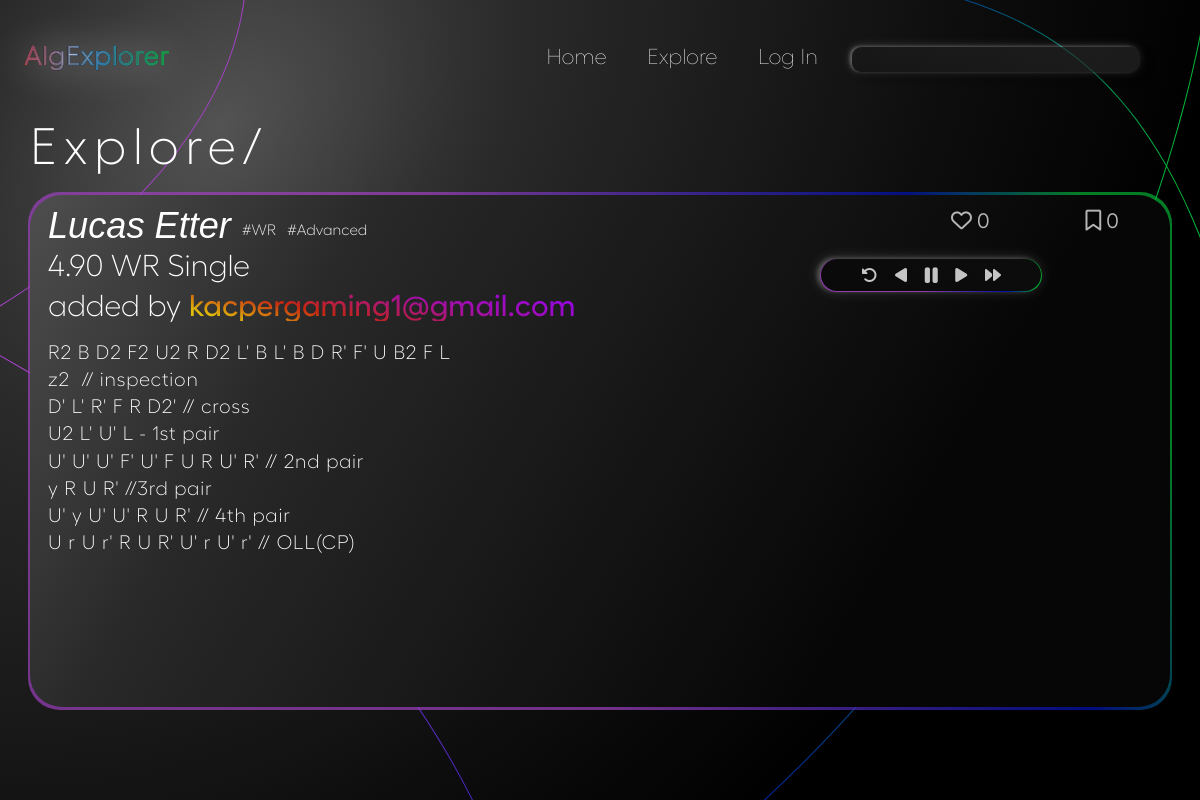
The app's page /solves/069ad188-95f2-4208-83c9-fd70be5ee9b4/, older data.
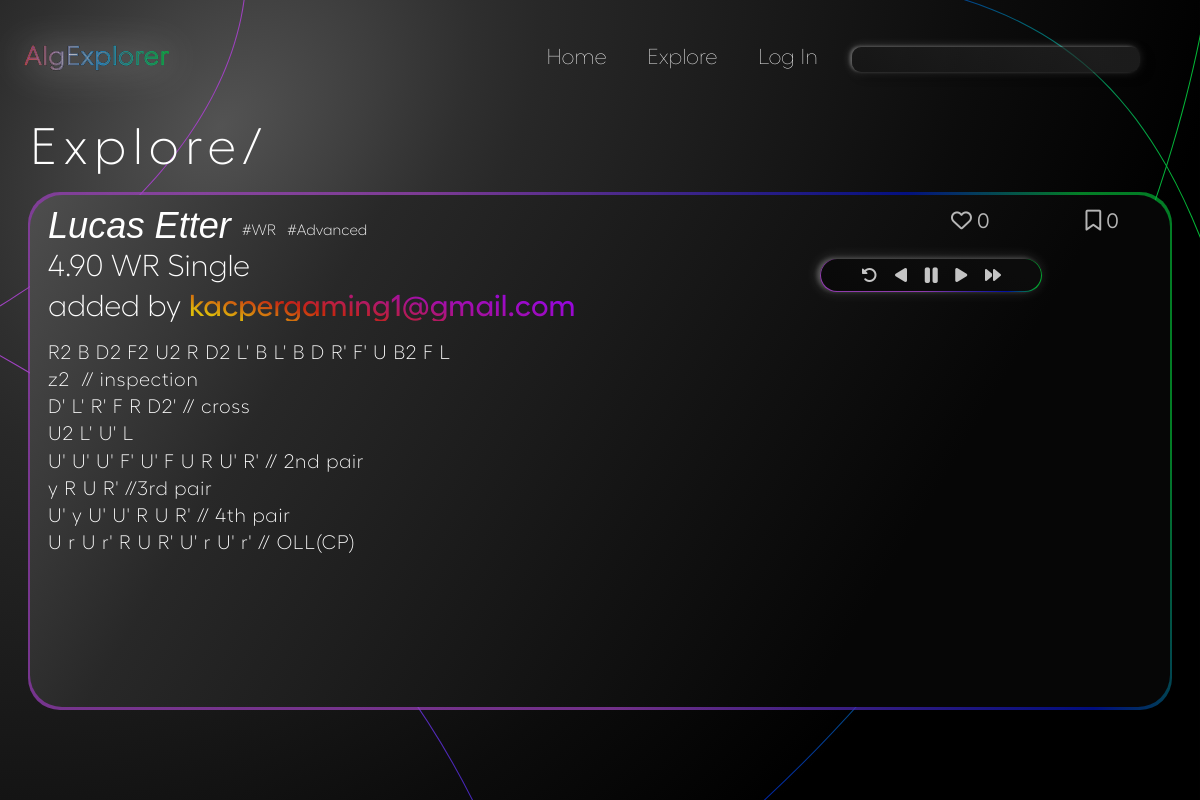
The same page, newer data.
### algorithms/models.py (models this page shows, shortened)
class Algorithm(models.Model):
    id = models.UUIDField(default=uuid.uuid4, unique=True, primary_key=True, editable=False)
    date_added = models.DateTimeField(auto_now_add=True)
    owner = models.ForeignKey(Profile, null=True, blank=True, on_delete=models.CASCADE)
    solver = models.CharField(max_length=50)
    description = models.CharField(null=True, blank=True, max_length=50, default="-")
    scramble = models.CharField(default="", max_length=100, null=False, validators=[
        RegexValidator(
            regex = r"^([RLUDFBMESrludfbxyz]{1}([2]|[']|2')? +)*([RLUDFBMESrludfbxyz]{1}([2]|[']|2')? *){1}$",
            message = "Invalid scramble.",
            code = "invalid_scramble"
        )
    ])
    content = models.TextField(max_length=1000, null=False, validators=[
        RegexValidator(
            regex = r"^( |\n|//[^\n]*)*([RLUDFBMESrludfbxyz]{1}([2]|[']|2')?( |\n|//[^\n]*)+)*([RLUDFBMESrludfbxyz]{1}([2]|[']|2')?( |\n|//[^\n]*)*){1}$",
            message = "Invalid solve.",
            code = "invalid_solve",
            flags = M
        )
    ])
    tags = models.ManyToManyField("Tag", blank=True, related_name="algs")
    cube_state = models.CharField(editable=False, max_length=54, default="wwwwwwwwwyyyyyyyyyrrrrrrrrrooooooooogggggggggbbbbbbbbb")
    image = models.ImageField(editable=False, null=True, blank=True, upload_to="algorithms/", default="algorithms/default.svg")
    users_hearts = models.ManyToManyField(Profile, blank=True, related_name="hearted_algs")
    users_saved = models.ManyToManyField(Profile, blank=True, related_name="saved_algs")
    heart_count = models.IntegerField(default=0, blank=True, null=True)
    saved_count = models.IntegerField(default=0, blank=True, null=True)
    class Meta:
        ordering = ['-heart_count', '-date_added']

### algorithms/views.py (the view)
# urls.py: path('solves/<str:pk>/', views.getAlg, name="alg"),
def getAlg(request, pk):
    try:
        alg = Algorithm.objects.get(id=pk)
    except ObjectDoesNotExist:
        return redirect('algs-main')
    curr_url = reverse('explore-algs')
    context = {'alg' : alg, 'curr_url' : curr_url, 'alltags' : Tag.objects.all(),}
    return render(request, 'algorithms/alg.html', context)

### algorithms/models.py (called while the page is built)
    def __str__(self):
        return self.name

### algorithms/templates/algorithms/alg.html (shortened to what this page needs)
{% extends 'main.html' %}
{% load static %}
{% block includes %}
    <link rel="stylesheet" type="text/css" href="{% static 'algorithms/css/alg.css' %}">
{% endblock includes %}
{% block content %}
<div id="explore-bg-lines"></div>
<div id="content">
    <h2 id="explore-title">Explore/</h2>
        <div href="{% url 'alg' alg.id %}" class="alg-card" data-id="{{alg.id}}" data-cube-state="{{alg.cube_state}}">
            <div class="alg-card-content">
                <div class="alg-card-text">
                    <div class="alg-title-row">
                        <h3 class="solver-name">{{alg.solver}}</h3>
                        {% for tag in alg.tags.all|slice:":3" %}
                            <h5 class="alg-tag">#{{tag}}</h5>
                        {% endfor %}
                    </div>
                    <h4 class="alg-description">{{alg.description}}</h4>
                    <h4 class="owner-name">added by <a href="">{{alg.owner.username}}</a></h4>
                    <div class="alg-content">
                        {{alg.scramble}} <br>
                        <div class="solve-content">
                            {{alg.content|linebreaksbr}}
                        </div>
                    </div>
                </div>
                <div class="alg-card-cube">
                    <div class="info-line">
                        {% if not request.user.is_authenticated %}
                            <a href="{% url 'login' %}">
                            <div class="heart-info" data-hearted="0">
                                <i class="fa-regular fa-heart"></i>
                                <span>{{alg.heart_count}}</span>
                            </div>
                        </a>
                        {% elif request.user.profile not in alg.users_hearts.all %}
                            <div class="heart-info" data-hearted="0">
                                <i class="fa-regular fa-heart"></i>
                                <span>{{alg.heart_count}}</span>
                            </div>
                        {% else %}
                            <div class="heart-info" data-hearted="1">
                                <i class="fa-solid fa-heart"></i>
                                <span>{{alg.heart_count}}</span>
                            </div>
                        {% endif %}
                        {% if not request.user.is_authenticated %}
                        <a href="{% url 'login' %}">
                        <div class="saved-info" data-saved="0">
                            <i class="fa-regular fa-bookmark"></i>
                            <span>{{alg.saved_count}}</span>
                        </div>
                    </a>
                        {% elif request.user.profile not in alg.users_saved.all %}
                        <div class="saved-info" data-saved="0">
                            <i class="fa-regular fa-bookmark"></i>
                            <span>{{alg.saved_count}}</span>
                        </div>
                        {% else %}
                        <div class="saved-info" data-saved="1">
                            <i class="fa-solid fa-bookmark"></i>
                            <span>{{alg.saved_count}}</span>
                        </div>
                        {% endif %}
                    </div>
                    <div class="cube-controls">
                        <i class="fa-solid fa-rotate-left playBack"></i>
                        <i class="fa-solid fa-play back" style="transform: scaleX(-1); -webkit-transform: scaleX(-1);"></i>
                        <i class="fa-solid fa-pause pause"></i>
                        <i class="fa-solid fa-play forward"></i>
                        <i class="fa-solid fa-forward play"></i>
                    </div>
                </div>
            </div>
        </div>
</div>
{% endblock content %}

Row changes from the older to the newer data that the page shows:
changed Algorithm "Lucas Etter": content "…U2 L' U' L - 1st pair U' U' U' F'…" → "…U2 L' U' L U' U' U' F'…"
